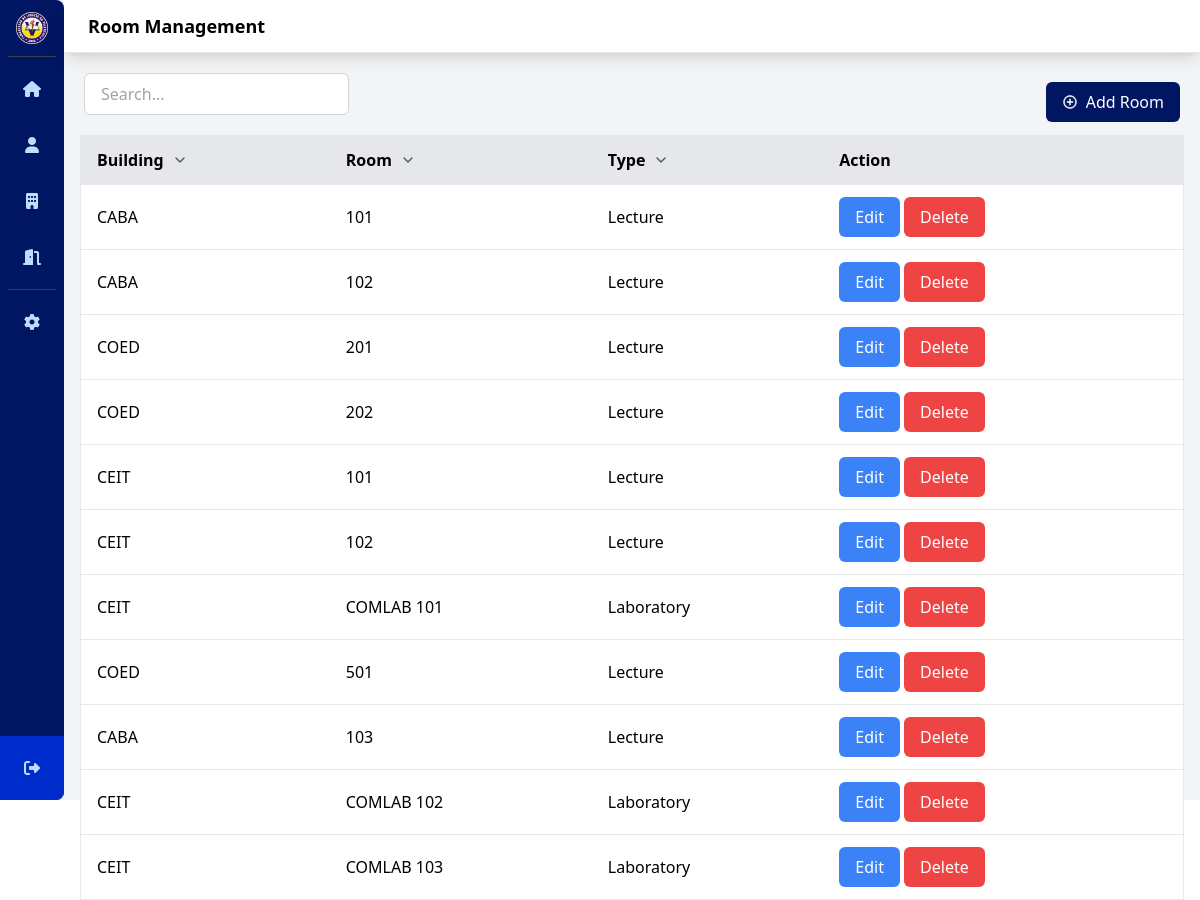
/roomManagement.php (signed in), run on an earlier commit of the app's database.
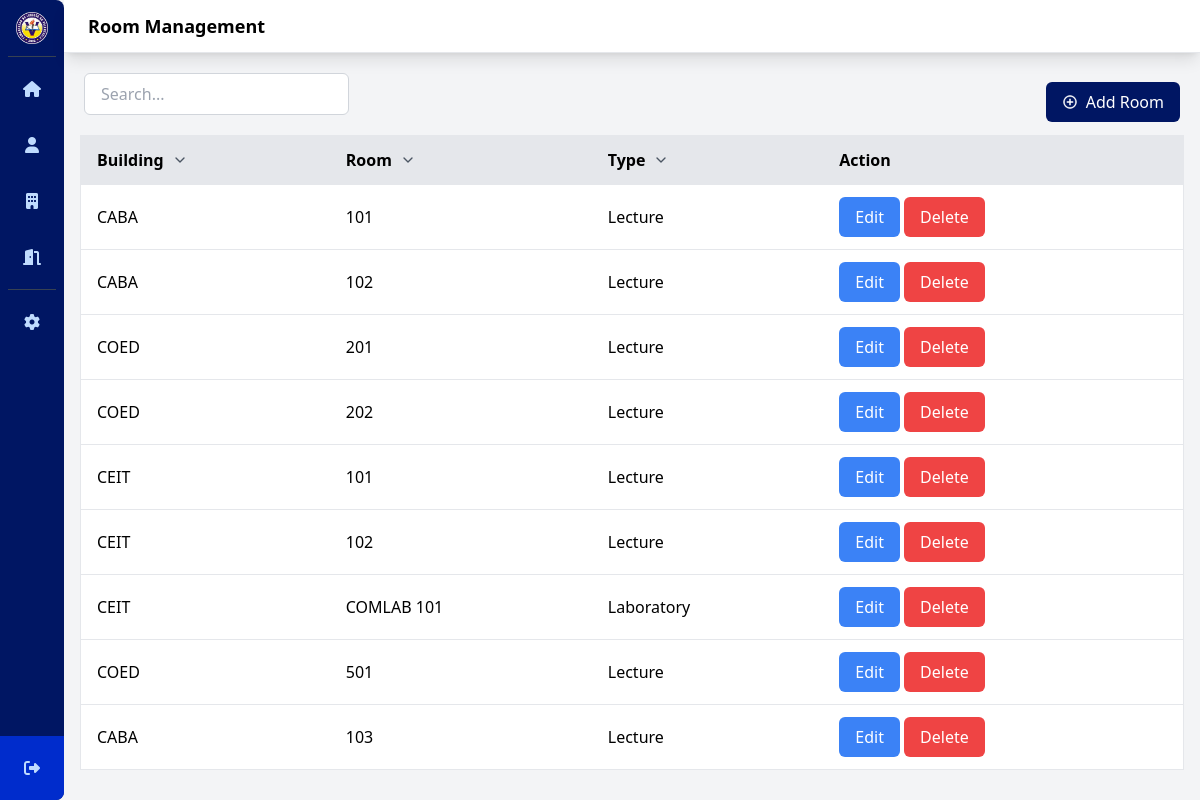
And on a later commit of the database.
### tables this page shows
CREATE TABLE `rooms` (
  `room_id` int(11) NOT NULL,
  `room_number` varchar(20) NOT NULL,
  `building` varchar(20) NOT NULL,
  `room_type` enum('Lecture','Laboratory','Mechanical') NOT NULL,
  `room_status` enum('Available','Unavailable') NOT NULL,
  `created_at` timestamp NOT NULL DEFAULT current_timestamp(),
  `departments` varchar(100) NOT NULL
);

### roomManagement.php (the view, shortened to what this page needs)
<?php
require_once "database/config.php";
$conn = new mysqli($servername, $username, $db_password, $dbname);
$sql = "SELECT * FROM rooms";
$result = $conn->query($sql);
?>
<!DOCTYPE html>
<html lang="en">
<head>
    <link rel="stylesheet" href="css/style.css">
</head>
<body>
    <div class="flex h-screen bg-gray-100">
        <div id="sidebar-container">
            <?php include 'sidebar.php'; ?>
        </div>
        <div class="flex flex-col flex-1">
            <header class="bg-white shadow-lg">
                <div class="flex items-center justify-between px-6 py-3 border-b">
                    <h2 class="text-lg font-semibold">
                        Room Management
                    </h2>
                </div>
            </header>
            <main class="flex-1 p-4 h-screen">
                <div class="flex items-center justify-between p-1 rounded-md">
                    <div class="flex items-center space-x-4 mb-4">
                        <input type="text" id="searchInput" class="px-4 py-2 border border-gray-300 rounded-md" placeholder="Search..." onkeyup="filterReservations()">
                    </div>
                    <div>
                        <button onclick="showRoomForm()" class="ml-auto px-4 py-2 bg-plv-blue text-white rounded-md flex items-center justify-center hover:bg-plv-highlight focus:outline-none focus:ring focus:ring-plv-highlight">
                            <img src="img/icons8-plus-24.png" alt="Add Account Icon" class="w-4 h-4 mr-2">
                            Add Room
                        </button>
                    </div>
                </div>
                <div class=" overflow-y-auto max-h-[calc(100vh-200px)]">
                    <table id="roomsTable" class="min-w-full bg-white rounded-md shadow-md border border-gray-200">
                        <thead>
                            <tr class="bg-gray-200 border-b">
                                <th class="py-3 px-4 text-left cursor-pointer hover:bg-gray-100" onclick="sortTable(0)">
                                    <span class="flex items-center">Building
                                        <svg class="w-4 h-4 ml-2 text-gray-600" fill="none" viewBox="0 0 24 24" stroke="currentColor">
                                            <path stroke-linecap="round" stroke-linejoin="round" stroke-width="2" d="M6 9l6 6 6-6"></path>
                                        </svg>
                                    </span>
                                </th>
                                <th class="py-3 px-4 text-left cursor-pointer hover:bg-gray-100" onclick="sortTable(1)">
                                    <span class="flex items-center">Room
                                        <svg class="w-4 h-4 ml-2 text-gray-600" fill="none" viewBox="0 0 24 24" stroke="currentColor">
                                            <path stroke-linecap="round" stroke-linejoin="round" stroke-width="2" d="M6 9l6 6 6-6"></path>
                                        </svg>
                                    </span>
                                </th>
                                <th class="py-3 px-4 text-left cursor-pointer hover:bg-gray-100" onclick="sortTable(2)">
                                    <span class="flex items-center">Type
                                        <svg class="w-4 h-4 ml-2 text-gray-600" fill="none" viewBox="0 0 24 24" stroke="currentColor">
                                            <path stroke-linecap="round" stroke-linejoin="round" stroke-width="2" d="M6 9l6 6 6-6"></path>
                                        </svg>
                                    </span>
                                </th>
                                <th class="py-3 px-4 text-left">Action</th>
                            </tr>
                        </thead>
                        <tbody id="roomList" class="bg-white divide-y divide-gray-200">
                            <?php if ($result->num_rows > 0): ?>
                                <?php while ($row = $result->fetch_assoc()): ?>
                                    <tr>
                                        <td class="py-3 px-4"><?php echo $row["building"]; ?></td>
                                        <td class="py-3 px-4"><?php echo $row["room_number"]; ?></td>
                                        <td class="py-3 px-4"><?php echo $row["room_type"]; ?></td>
                                        <td class="py-3 px-4">
                                            <button onclick="showEditFacilityForm(<?php echo $row['room_id']; ?>)" class="bg-blue-500 text-white rounded-md px-4 py-2 hover:bg-blue-600">Edit</button>
                                            <button onclick="deleteFacility(<?php echo $row['room_id']; ?>)" class="bg-red-500 text-white rounded-md px-4 py-2 hover:bg-red-600">Delete</button>
                                        </td>
                                    </tr>
                                <?php endwhile; ?>
                            <?php else: ?>
                                <tr>
                                    <td colspan="5" class="py-4 px-4 text-center">No facilities found</td>
                                </tr>
                            <?php endif; ?>
                        </tbody>
                    </table>
                </div>
            </main>
        </div>
    </div>
</body>
</html>

### sidebar.php (shortened to what this page needs)
<div id="sidebar" class="flex flex-col items-center w-16 h-full overflow-hidden text-blue-200 bg-plv-blue rounded-r-lg">
    <a class="flex items-center justify-center mt-3" href="#">
        <img class="w-8 h-8" src="img/PLV Logo.png" alt="Logo">
    </a>
    <?php
    $userRole = isset($_SESSION['role']) ? $_SESSION['role'] : 'default';
    switch ($userRole) {
            ?>
            <?php
        case "Admin":
            ?>
            <div class="flex flex-col items-center mt-3 border-t border-gray-700">
                <a class="flex items-center justify-center w-12 h-12 mt-2 rounded hover:bg-persian-blue" href="dashboard-admin.php" title="Dashboard">
                    <i class="fa-solid fa-home"></i>
                </a>
                <a class="flex items-center justify-center w-12 h-12 mt-2 rounded hover:bg-persian-blue" href="accManagement.php" title="Account Management">
                    <i class="fa-solid fa-user"></i>
                </a>
                <a class="flex items-center justify-center w-12 h-12 mt-2 rounded hover:bg-persian-blue" href="facilityManagement.php" title="Facility Management">
                    <i class="fa-solid fa-building"></i>
                </a>
                <a class="flex items-center justify-center w-12 h-12 mt-2 rounded hover:bg-persian-blue" href="roomManagement.php" title="Room Management">
                    <i class="fa-solid fa-door-open"></i>
                </a>
            </div>
            <?php
            break;
            ?>
            <?php
    }
    ?>
    <div class="flex flex-col items-center mt-2 border-t border-gray-700">
        <a class="flex items-center justify-center w-12 h-12 mt-2 rounded hover:bg-persian-blue" href="settings_page.php" title="Account Settings">
            <i class="fa-solid fa-gear"></i>
        </a>
    </div>
    <a class="flex items-center justify-center w-16 h-16 mt-auto bg-persian-blue hover:bg-plv-highlight" onclick="showCustomDialog()">
        <i class="fa-solid fa-sign-out-alt"></i>
    </a>
</div>
<link rel="stylesheet" href="https://cdnjs.cloudflare.com/ajax/libs/font-awesome/6.1.1/css/all.min.css" />

What changed in the data, as far as the page shows it:
removed rooms: building "CEIT", room_number "COMLAB 102", room_type "Laboratory"
removed rooms: building "CEIT", room_number "COMLAB 103", room_type "Laboratory"
